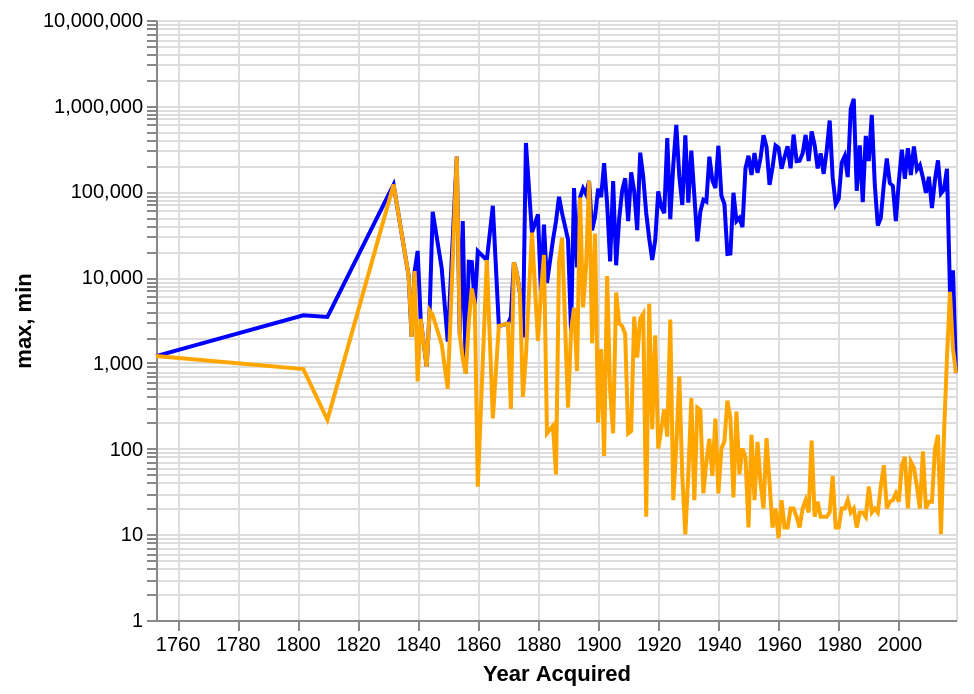

Express this chart as Vega-Lite.
### Vega-Lite specification from a JSON file in a GitHub repository (floating-point values rounded to 4 significant figures; data arrays with more than 128 entries replaced by an {"elided": "..."} marker saying what was removed)
{"config": {"view": {"continuousWidth": 400, "continuousHeight": 300}}, "layer": [{"mark": {"type": "line", "color": "blue"}, "encoding": {"x": {"field": "Year Acquired", "type": "temporal"}, "y": {"field": "max", "scale": {"type": "log"}, "type": "quantitative"}}}, {"mark": {"type": "line", "color": "orange"}, "encoding": {"x": {"field": "Year Acquired", "type": "temporal"}, "y": {"field": "min", "scale": {"type": "log"}, "type": "quantitative"}}}], "data": {"name": "data-e8e4ee6bd8c2fa467c1704c26de52e8e"}, "$schema": "https://vega.github.io/schema/vega-lite/v5.json", "datasets": {"data-e8e4ee6bd8c2fa467c1704c26de52e8e": {"elided": "171 records"}}}
